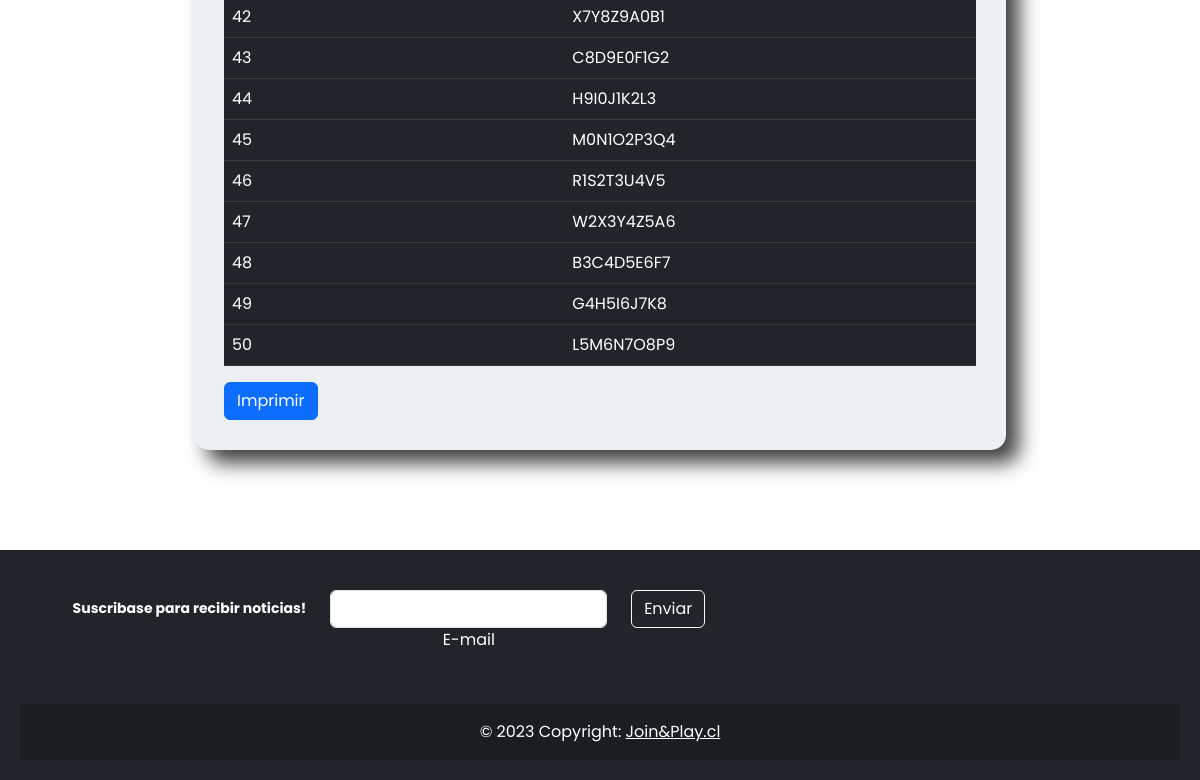
/codigos/2/ (signed in, lower part), run on an earlier commit of the app's database.
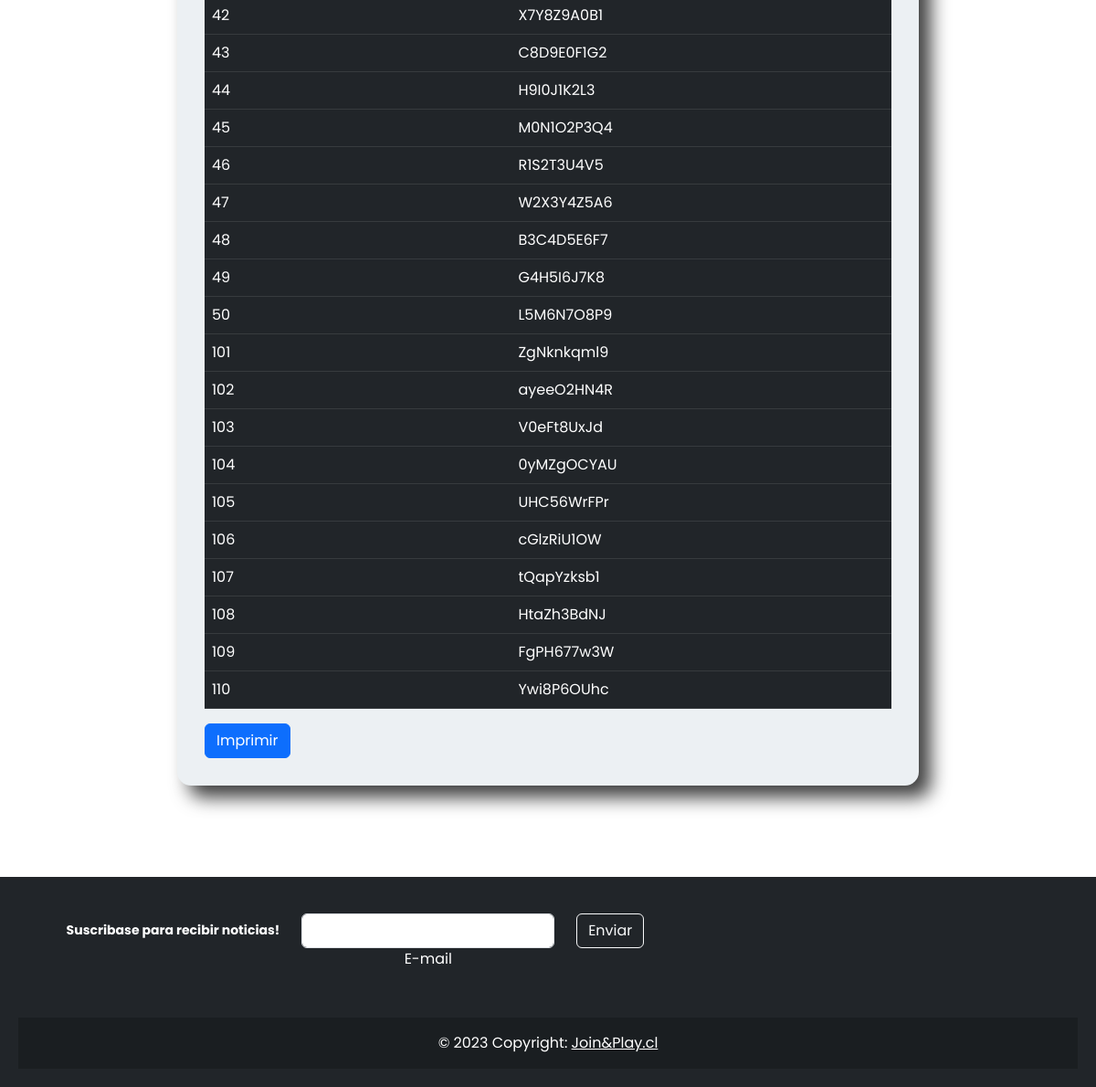
And on a later commit of the database.
### core/models.py (models this page shows, shortened)
class Codigo(models.Model):
    producto = models.ForeignKey(Producto, on_delete=models.CASCADE, related_name='codigos', default=1)
    codigo = models.CharField(max_length = 255, unique = True, null = True, blank= True)
    class Meta:
            verbose_name = 'codigo'
            verbose_name_plural = 'codigos'
            order_with_respect_to = 'codigo'

### core/views.py (the view)
# urls.py: path('codigos/<int:producto_id>/', views.codigos, name='codigos'),
@login_required
def codigos(request, producto_id):
    producto = get_object_or_404(Producto, id=producto_id)
    codigos = producto.codigos.all()
    context = {
        'codigos': codigos,
        'producto': producto
    }
    return render(request, 'paginas/productos/codigos.html', context)

### core/templates/paginas/productos/codigos.html (shortened to what this page needs)
{% extends "base/base.html" %}
{% load widget_tweaks %}
{% load static %}
{% block css %}
<link rel="stylesheet" href="{% static 'css/productos.css' %}">
{% endblock %}
{% block template %}
<div class="container">
    <div class="row">
        <div class="col-md-12">
            <div class="wrapper">
                <div class="table-responsive">
                    <table class="table table-dark table-hover" id="tableinventario">
                        <br>
                        <br><br>
                        <tbody>
                            {% for codigo in codigos%}
                            <tr class="table-dark">
                                <td class="table-dark">{{codigo.id}}</td>
                                <td class="table-dark">{{codigo.codigo}}</td>
                            </tr>
                            {% endfor %}
                        </tbody>
                    </table>
                    <input type="button" value="Imprimir" class="btn btn-primary printbuttoninv">
                </div>
            </div>
        </div>
    </div>
</div>
{% endblock %}

What changed in the data, as far as the page shows it:
added Codigo: id "101", codigo "ZgNknkqml9"
added Codigo: id "102", codigo "ayeeO2HN4R"
added Codigo: id "103", codigo "V0eFt8UxJd"
added Codigo: id "104", codigo "0yMZgOCYAU"
added Codigo: id "105", codigo "UHC56WrFPr"
added Codigo: id "106", codigo "cGlzRiU1OW"
added Codigo: id "107", codigo "tQapYzksb1"
added Codigo: id "108", codigo "HtaZh3BdNJ"
added Codigo: id "109", codigo "FgPH677w3W"
added Codigo: id "110", codigo "Ywi8P6OUhc"
